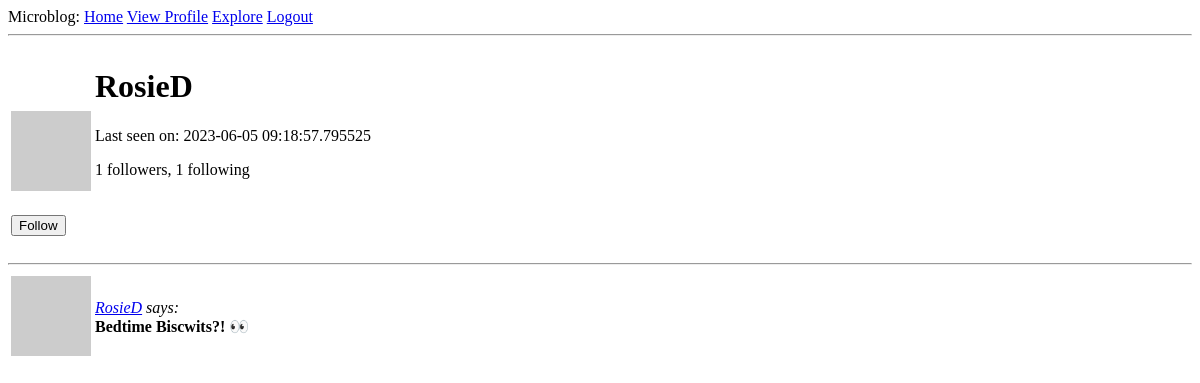
Before: /user/RosieD (signed in) with the older database file.
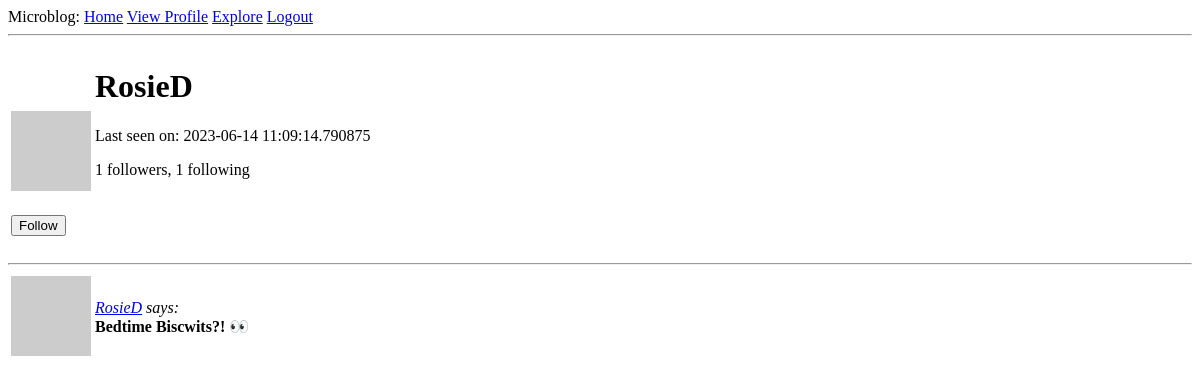
After: the same page with the newer database file.
### app/models.py (models this page shows, shortened)
class User(UserMixin, db.Model):
    id = db.Column(db.Integer, primary_key=True)
    username = db.Column(db.String(64), index=True, unique=True)
    email = db.Column(db.String(120), index=True, unique=True)
    password_hash = db.Column(db.String(128))
    posts = db.relationship('Post', backref='author', lazy='dynamic')
    about_me = db.Column(db.String(140))
    last_seen = db.Column(db.DateTime, default=datetime.utcnow)
    followed = db.relationship(
        'User', secondary=followers,
        primaryjoin=(followers.c.follower_id == id),
        secondaryjoin=(followers.c.followed_id == id),
        backref=db.backref('followers', lazy='dynamic'), lazy='dynamic'
    )
    def avatar(self, size):
        digest = md5(self.email.lower().encode('utf-8')).hexdigest()
        return f'https://www.gravatar.com/avatar/{digest}?d=identicon&s={size}'
    def is_following(self, user):
        return self.followed.filter(followers.c.followed_id == user.id).count() > 0

class Post(db.Model):
    id = db.Column(db.Integer, primary_key=True)
    body = db.Column(db.String(140))
    timestamp = db.Column(db.DateTime, index=True, default=datetime.utcnow)
    user_id = db.Column(db.Integer, db.ForeignKey('user.id'))

### app/routes.py (the view)
@app.route('/user/<username>')
@login_required
def user(username):
    user = User.query.filter_by(username=username).first_or_404()
    page = request.args.get(key='page', default=1, type=int)
    posts = user.posts.order_by(Post.timestamp.desc()).paginate(
        page=page, per_page=app.config['POSTS_PER_PAGE'], error_out=False
    )
    next_url = url_for('user', username=username, page=posts.next_num) if posts.has_next else None
    prev_url = url_for('user', username=username, page=posts.prev_num) if posts.has_prev else None
    form = EmptyForm()
    return render_template('user.html', user=user, posts=posts.items, form=form, next_url=next_url, prev_url=prev_url)

### app/forms.py
class EmptyForm(FlaskForm):
    submit = SubmitField('Submit')

### app/models.py (called while the page is built)
@login.user_loader
def load_user(id):
    return User.query.get(int(id))

### app/routes.py (called while the page is built)
@app.before_request
def before_request():
    if current_user.is_authenticated:
        current_user.last_seen = datetime.utcnow()
        db.session.commit()

### app/templates/user.html (shortened to what this page needs)
{% extends "base.html" %}
{% block content %}
      <table>
            <tr valign="bottom">
                  <td><img src="{{user.avatar(128)}}"></td>
                  <td>
                        <h1>{{user.username}}</h1>
                        {% if user.last_seen %} <p>Last seen on: {{ user.last_seen }}</p>{% endif %}
                        <p>{{ user.followers.count() }} followers, {{ user.followed.count() }} following</p>
                  </td>
            </tr>
            <tr valign="bottom">
                  <td>
                      {% if user == current_user %}
                      <p><a href="{{ url_for('edit_profile') }}">Edit your profile</a></p>
                      {% elif not current_user.is_following(user) %}
                      <p>
                        <form action="{{ url_for('follow', username=user.username) }}" method="post">
                            {{ form.submit(value='Follow') }}
                        </form>
                      </p>
                      {% endif %}
                  </td>
            </tr>
      </table>
      <hr>
            {% include "_post.html" %}
{% endblock %}

### app/templates/base.html (shortened to what this page needs)
<!DOCTYPE html>
<html lang="en">
<head>
</head>
<body>
    <div>
        Microblog:
        <a href="{{ url_for('index') }}">Home</a>
        {% if current_user.is_anonymous %}
        <a href="{{ url_for('login') }}">Login</a>
        {% else %}
        <a href="{{ url_for('user', username=current_user.username) }}">View Profile</a>
        <a href="{{ url_for('explore') }}">Explore</a>
        <a href="{{ url_for('logout') }}">Logout</a>
        {% endif %}
    </div>
    <hr>
    {% block content %}{% endblock %}
</body>
</html>

### app/templates/_post.html (shortened to what this page needs)
<table>
    {% for post in posts %}
    <tr valign="center">
      <td><img src="{{post.author.avatar(36)}}"></td>
      <td><i><a href="{{ url_for('user', username=post.author.username) }}">{{ post.author.username }}</a> says:</i><br>
      <b>{{post.body}}</b></td>
    </tr>
    {% endfor %}
</table>

Changed rows visible on the page:
changed User "RosieD": last_seen "2023-06-05 09:18:57.795525" → "2023-06-14 11:09:14.790875"
